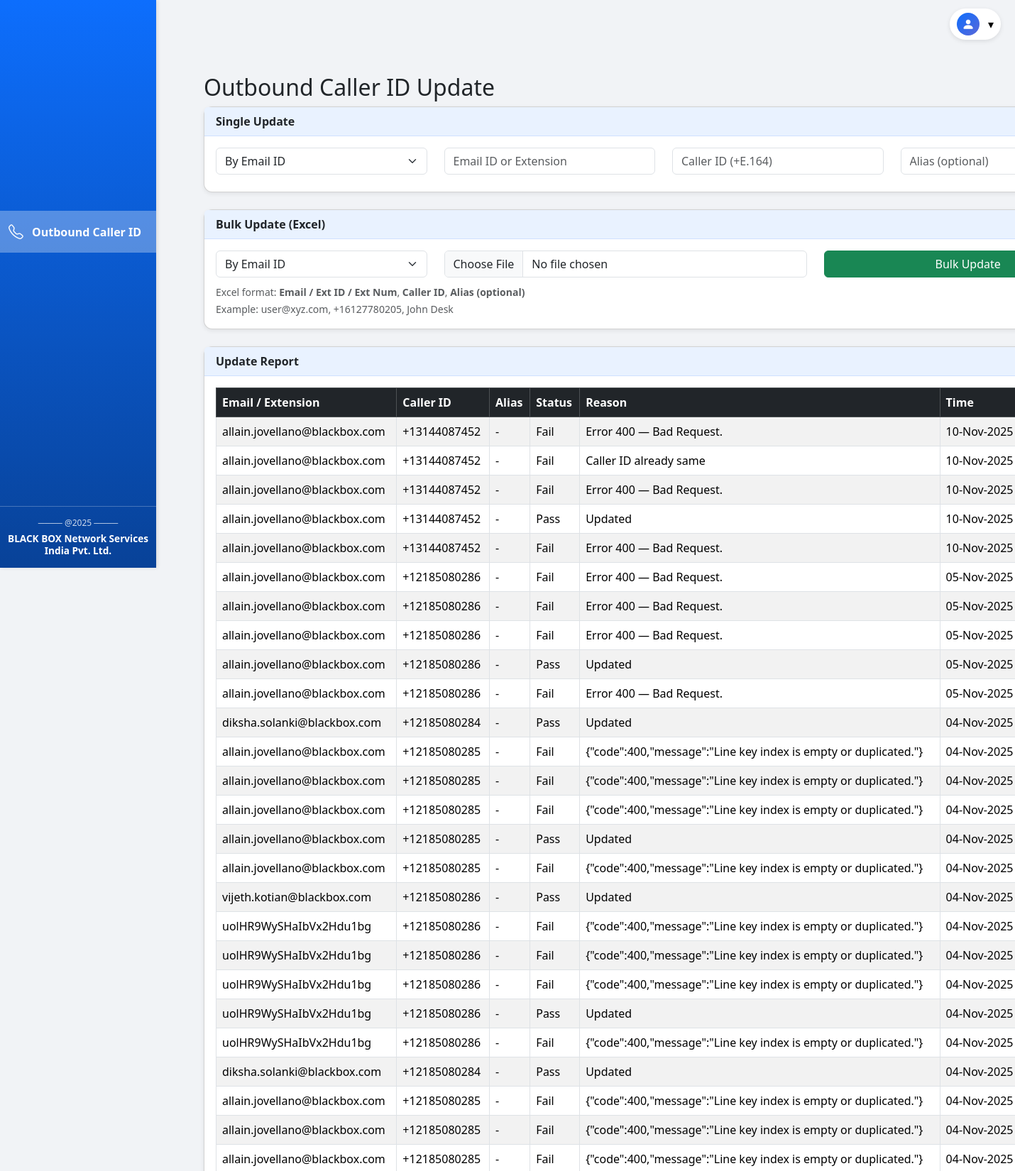
The app's page /index (signed in, upper part) with its own data.
### tables this page shows
CREATE TABLE update_logs (
                        id INTEGER PRIMARY KEY AUTOINCREMENT,
                        email TEXT,
                        caller_id TEXT,
                        success INTEGER,
                        reason TEXT,
                        type TEXT,
                        timestamp DATETIME DEFAULT CURRENT_TIMESTAMP
                    , identifier TEXT, alias TEXT);

### app.py (the view)
@app.route("/index")
@login_required()
def index():
    conn = get_db_connection()
    cutoff = (datetime.utcnow() - timedelta(days=30)).isoformat()
    rows = conn.execute("SELECT identifier, caller_id, success, reason, type, timestamp FROM update_logs WHERE timestamp >= ? ORDER BY id DESC", (cutoff,)).fetchall()
    conn.close()
    report = []
    for r in rows:
        report.append({
            "email": r["identifier"],
            "caller_id": r["caller_id"],
            "success": bool(r["success"]),
            "reason": r["reason"],
            "type": r["type"],
            "time": datetime.fromisoformat(r["timestamp"]).strftime("%d-%b-%Y %H:%M:%S")
        })
    return render_template("index.html", report=report)

### app.py (called while the page is built)
def get_db_connection():
    conn = sqlite3.connect(DB_PATH)
    conn.row_factory = sqlite3.Row
    return conn

def login_required(role=None):
    def wrapper(fn):
        @wraps(fn)
        def decorated(*args, **kwargs):
            if "email" not in session:
                app.logger.warning("Unauthorized access attempt to protected route.")
                return redirect(url_for("login"))
            if role and session.get("role") != role:
                app.logger.warning(f"Access denied for user {session.get('email')} - insufficient role.")
                flash("Access denied", "danger")
                return redirect(url_for("login"))
            return fn(*args, **kwargs)
        return decorated
    return wrapper

@app.teardown_appcontext
def on_exit(exception):
    try:
        from utils.task_queue import shutdown_queue
        shutdown_queue()
    except Exception as e:
        app.logger.error(f"Error shutting down task queue: {e}")

### utils/task_queue.py (called while the page is built)
def shutdown_queue():
    logger.info("[Queue] Shutting down worker thread...")
    task_queue.put(None)

### templates/index.html (shortened to what this page needs)
{% extends "base.html" %}
{% block content %}
<div class="container mt-4">
  <h2>Outbound Caller ID Update</h2>
  <div class="card mb-4">
    <div class="card-header">Single Update</div>
    <div class="card-body">
      <form id="singleUpdateForm">
        <div class="row align-items-end">
          <div class="col-md-3 mb-2">
            <select class="form-select" name="update_type" id="singleUpdateType">
              <option value="email" selected>By Email ID</option>
            </select>
          </div>
          <div class="col-md-3 mb-2">
            <input type="text" class="form-control" name="identifier" id="singleIdentifier"
              placeholder="Email ID or Extension" required>
          </div>
          <div class="col-md-3 mb-2">
            <input type="text" class="form-control" name="caller_id" id="caller_id"
              placeholder="Caller ID (+E.164)" required>
          </div>
          <div class="col-md-2 mb-2">
            <input type="text" class="form-control" name="alias" id="alias"
              placeholder="Alias (optional)">
          </div>
          <div class="col-md-1 mb-2">
            <button type="submit" id="singleUpdateBtn" class="btn btn-primary w-100">Update</button>
          </div>
        </div>
      </form>
    </div>
  </div>
  <div class="card mb-4">
    <div class="card-header">Bulk Update (Excel)</div>
    <div class="card-body">
      <form id="bulkUpdateForm" enctype="multipart/form-data">
        <div class="row align-items-end">
          <div class="col-md-3 mb-2">
            <select class="form-select" name="update_type" id="bulkUpdateType">
              <option value="email" selected>By Email ID</option>
            </select>
          </div>
          <div class="col-md-5 mb-2">
            <input type="file" class="form-control" name="excel_file" accept=".xlsx" required>
          </div>
          <div class="col-md-4 mb-2">
            <button type="submit" id="bulkUpdateBtn" class="btn btn-success w-100">Bulk Update</button>
          </div>
        </div>
        <small class="text-muted">
          Excel format: <b>Email / Ext ID / Ext Num</b>, <b>Caller ID</b>, <b>Alias (optional)</b><br>
          Example: user@xyz.com,&nbsp;+16127780205,&nbsp;John Desk
        </small>
      </form>
    </div>
  </div>
  <div class="card">
    <div class="card-header">Update Report</div>
    <div class="card-body table-responsive">
      <table class="table table-bordered table-striped" id="reportTable">
        <thead class="table-dark">
          <tr>
            <th>Email / Extension</th>
            <th>Caller ID</th>
            <th>Alias</th>
            <th>Status</th>
            <th>Reason</th>
            <th>Time</th>
            <th>Type</th>
          </tr>
        </thead>
        <tbody>
          {% for u in report %}
          <tr>
            <td>{{ u.email or u.extension_id }}</td>
            <td>{{ u.caller_id }}</td>
            <td>{{ u.alias or '-' }}</td>
            <td>{{ 'Pass' if u.success else 'Fail' }}</td>
            <td>{{ u.reason }}</td>
            <td>{{ u.time }}</td>
            <td>{{ u.type }}</td>
          </tr>
          {% endfor %}
        </tbody>
      </table>
    </div>
  </div>
</div>
{% endblock %}

### templates/base.html (style rules this page uses)
body { padding-top: 60px; font-family: 'Segoe UI', Tahoma, Geneva, Verdana, sans-serif; background-color: #f1f3f6; }
.card { border-radius: 0.75rem; box-shadow: 0 2px 6px rgba(0,0,0,0.08); transition: transform 0.2s; }
.card-header { font-weight: 600; background-color: #e9f2ff; border-bottom: 1px solid #cfe0ff; }
.table-striped>tbody>tr:nth-of-type(odd) { background-color: #f8f9fa; }
.table thead { background-color: #0d6efd; color: white; }
.table th, .table td { vertical-align: middle !important; }

### records on screen
update_logs: identifier "allain.jovellano@blackbox.com", caller_id "+13144087452", success "Fail", reason "Error 400 — Bad Request.", time "10-Nov-2025 21:06:11", type "S"
update_logs: identifier "allain.jovellano@blackbox.com", caller_id "+13144087452", success "Fail", reason "Caller ID already same", time "10-Nov-2025 21:06:09", type "S"
update_logs: identifier "allain.jovellano@blackbox.com", caller_id "+13144087452", success "Fail", reason "Error 400 — Bad Request.", time "10-Nov-2025 21:06:09", type "S"
update_logs: identifier "allain.jovellano@blackbox.com", caller_id "+13144087452", success "Pass", reason "Updated", time "10-Nov-2025 21:06:07", type "S"
update_logs: identifier "allain.jovellano@blackbox.com", caller_id "+13144087452", success "Fail", reason "Error 400 — Bad Request.", time "10-Nov-2025 21:06:04", type "S"
update_logs: identifier "allain.jovellano@blackbox.com", caller_id "+12185080286", success "Fail", reason "Error 400 — Bad Request.", time "05-Nov-2025 18:52:34", type "S"
update_logs: identifier "allain.jovellano@blackbox.com", caller_id "+12185080286", success "Fail", reason "Error 400 — Bad Request.", time "05-Nov-2025 18:52:31", type "S"
update_logs: identifier "allain.jovellano@blackbox.com", caller_id "+12185080286", success "Fail", reason "Error 400 — Bad Request.", time "05-Nov-2025 18:52:28", type "S"
update_logs: identifier "allain.jovellano@blackbox.com", caller_id "+12185080286", success "Pass", reason "Updated", time "05-Nov-2025 18:52:24", type "S"
update_logs: identifier "allain.jovellano@blackbox.com", caller_id "+12185080286", success "Fail", reason "Error 400 — Bad Request.", time "05-Nov-2025 18:52:21", type "S"
update_logs: identifier "diksha.solanki@blackbox.com", caller_id "+12185080284", success "Pass", reason "Updated", time "04-Nov-2025 16:17:46", type "B"
update_logs: identifier "allain.jovellano@blackbox.com", caller_id "+12185080285", success "Fail", reason "{\"code\":400,\"message\":\"Line key index is empty or duplicated.\"}", time "04-Nov-2025 16:17:38", type "B"
update_logs: identifier "allain.jovellano@blackbox.com", caller_id "+12185080285", success "Fail", reason "{\"code\":400,\"message\":\"Line key index is empty or duplicated.\"}", time "04-Nov-2025 16:17:36", type "B"
update_logs: identifier "allain.jovellano@blackbox.com", caller_id "+12185080285", success "Fail", reason "{\"code\":400,\"message\":\"Line key index is empty or duplicated.\"}", time "04-Nov-2025 16:17:32", type "B"
update_logs: identifier "allain.jovellano@blackbox.com", caller_id "+12185080285", success "Pass", reason "Updated", time "04-Nov-2025 16:17:30", type "B"
update_logs: identifier "allain.jovellano@blackbox.com", caller_id "+12185080285", success "Fail", reason "{\"code\":400,\"message\":\"Line key index is empty or duplicated.\"}", time "04-Nov-2025 16:17:26", type "B"
update_logs: identifier "vijeth.kotian@blackbox.com", caller_id "+12185080286", success "Pass", reason "Updated", time "04-Nov-2025 16:17:17", type "B"
update_logs: identifier "uolHR9WySHaIbVx2Hdu1bg", caller_id "+12185080286", success "Fail", reason "{\"code\":400,\"message\":\"Line key index is empty or duplicated.\"}", time "04-Nov-2025 16:12:30", type "S"
update_logs: identifier "uolHR9WySHaIbVx2Hdu1bg", caller_id "+12185080286", success "Fail", reason "{\"code\":400,\"message\":\"Line key index is empty or duplicated.\"}", time "04-Nov-2025 16:12:28", type "S"
update_logs: identifier "uolHR9WySHaIbVx2Hdu1bg", caller_id "+12185080286", success "Fail", reason "{\"code\":400,\"message\":\"Line key index is empty or duplicated.\"}", time "04-Nov-2025 16:12:25", type "S"
update_logs: identifier "uolHR9WySHaIbVx2Hdu1bg", caller_id "+12185080286", success "Pass", reason "Updated", time "04-Nov-2025 16:12:23", type "S"
update_logs: identifier "uolHR9WySHaIbVx2Hdu1bg", caller_id "+12185080286", success "Fail", reason "{\"code\":400,\"message\":\"Line key index is empty or duplicated.\"}", time "04-Nov-2025 16:12:20", type "S"
update_logs: identifier "diksha.solanki@blackbox.com", caller_id "+12185080284", success "Pass", reason "Updated", time "04-Nov-2025 15:47:15", type "B"
update_logs: identifier "allain.jovellano@blackbox.com", caller_id "+12185080285", success "Fail", reason "{\"code\":400,\"message\":\"Line key index is empty or duplicated.\"}", time "04-Nov-2025 15:47:09", type "B"
update_logs: identifier "allain.jovellano@blackbox.com", caller_id "+12185080285", success "Fail", reason "{\"code\":400,\"message\":\"Line key index is empty or duplicated.\"}", time "04-Nov-2025 15:47:07", type "B"
update_logs: identifier "allain.jovellano@blackbox.com", caller_id "+12185080285", success "Fail", reason "{\"code\":400,\"message\":\"Line key index is empty or duplicated.\"}", time "04-Nov-2025 15:47:05", type "B"
